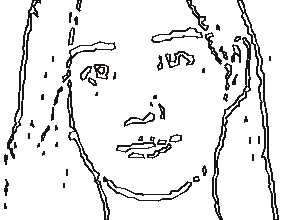

This chart was generated by the following Python code:
import cv2
import numpy as np
from PIL import Image, ImageDraw

orig = Image.open(r'C:\Users\sxbdg\.gemini\antigravity\brain\bbc29d7c-b41a-4e24-8cef-dc7033eaecc8\.user_uploaded\media_1789110001455.jpg').convert('RGB')
w, h = orig.size
target_dim = 768
scale = target_dim / max(w, h)
nw, nh = int(w * scale), int(h * scale)
gray = cv2.resize(np.array(orig.convert('L')), (nw, nh), interpolation=cv2.INTER_LANCZOS4)

# Face box: x in [240, 530], y in [120, 340]
face_gray = gray[120:340, 240:530]

# 1. Bilateral filter tuned for facial skin (preserves sharp eyes/lips, removes noise)
face_smooth = cv2.bilateralFilter(face_gray, d=5, sigmaColor=35, sigmaSpace=35)

# 2. Extract multi-threshold facial features
# EYES & EYEBROWS & MOUTH:
# Adaptive threshold / local contrast captures the EXACT eye shape, iris, and smile!
adapt = cv2.adaptiveThreshold(
    face_smooth, 255, cv2.ADAPTIVE_THRESH_GAUSSIAN_C, cv2.THRESH_BINARY, 15, 6
)

# 3. Morphological cleanup
kernel = np.ones((2, 2), np.uint8)
adapt_clean = cv2.morphologyEx(255 - adapt, cv2.MORPH_OPEN, kernel)

# Skeletonize to 1px lines
skel = cv2.ximgproc.thinning(adapt_clean) if hasattr(cv2, 'ximgproc') else adapt_clean

# Extract contours
cnts, _ = cv2.findContours(skel, cv2.RETR_LIST, cv2.CHAIN_APPROX_NONE)

canvas = Image.new('RGB', (face_gray.shape[1], face_gray.shape[0]), (255, 255, 255))
draw = ImageDraw.Draw(canvas)

for cnt in cnts:
    if cv2.arcLength(cnt, False) < 6:
        continue
    approx = cv2.approxPolyDP(cnt, epsilon=0.8, closed=False).reshape(-1, 2)
    if len(approx) < 2:
        continue
    for i in range(len(approx) - 1):
        draw.line([tuple(approx[i]), tuple(approx[i+1])], fill=(25, 22, 20), width=2)

canvas.save('tools/test_face_adaptive.png')
print('Saved test_face_adaptive.png')
